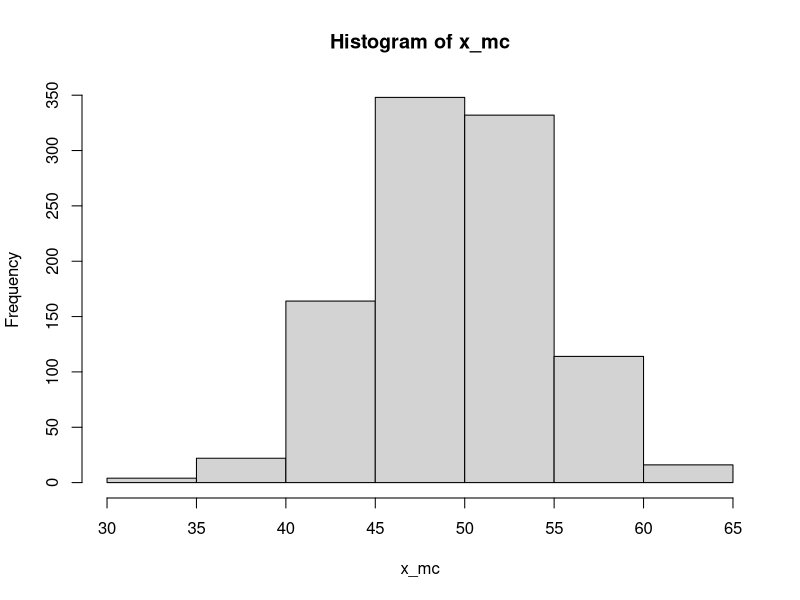
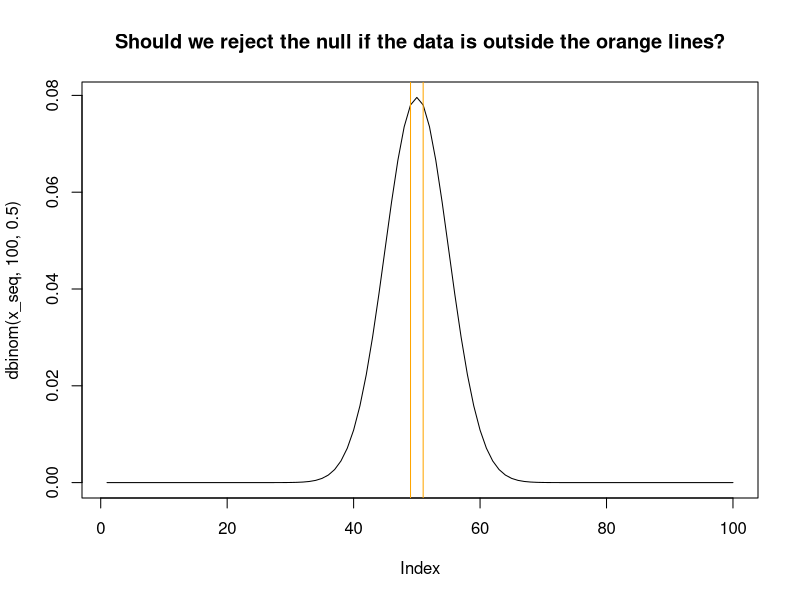

Write R code to recreate these figures, in order.
## ---- chunk 1
set.seed(1917)
## ---- chunk 2
n_exp = 1000
x_mc = rbinom(n = n_exp, size = 100, prob = 0.5)
hist(x_mc)
## ---- chunk 3
p_val_49 = 2 * pbinom(49, 100, 0.5)
p_val_49
## ---- chunk 4
x_seq = 1:100
plot(dbinom(x_seq, 100, 0.5), type = "l")
abline(v = c(49, 51), col = "orange")
title(main = "Should we reject the null if the data is outside the orange lines?")
## ---- chunk 5
# two-sided alternative
p_val_34 = 2 * pbinom(34, size = 100, prob = 0.5)
p_val_34
